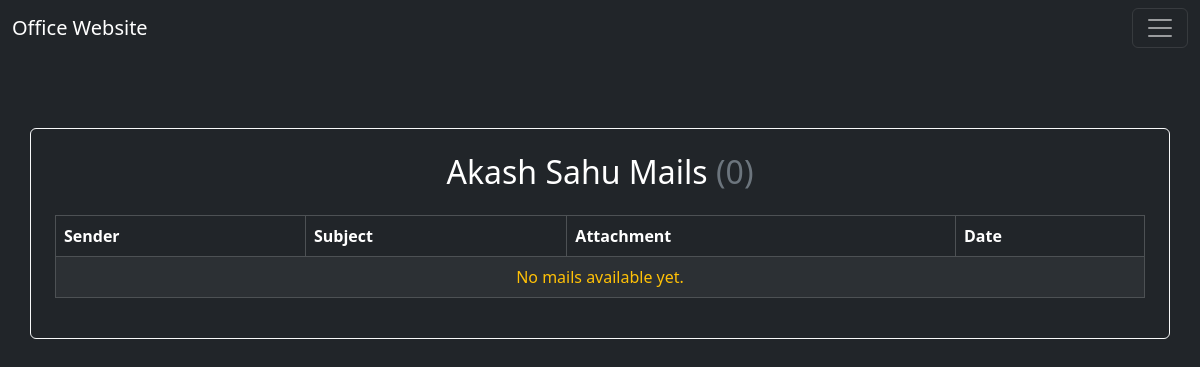
The page /mail/ (signed in) on the database as committed earlier.
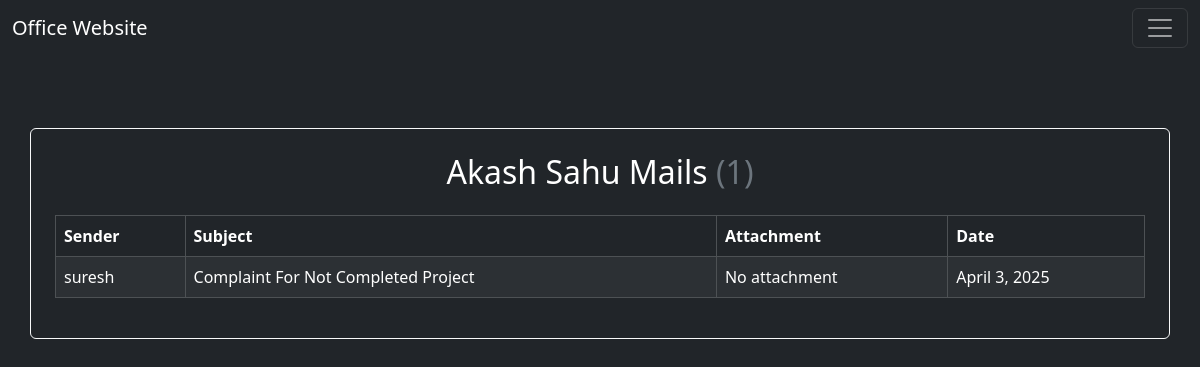
The same page on the database as committed later.
### home/models.py (models this page shows, shortened)
class Mail(models.Model):
    names = models.ForeignKey(User, on_delete=models.CASCADE)
    user_name = models.CharField(max_length=500)
    subject = models.CharField(max_length=1000)
    text = models.CharField(max_length=5000)
    files = models.FileField(upload_to='pdf/', blank=True, null=True)
    text_time = models.DateField(default=timezone.now)

### home/views.py (the view)
# urls.py: path('mail/', views.mailPageFunction, name='mail'),
def mailPageFunction(request):
    user_data = User.objects.get(username = request.user.username)
    mails = Mail.objects.filter(names = request.user.id)
    count_mail = mails.count()
    first = user_data.first_name + ' ' + user_data.last_name
    context = {
        'check' : 1,
        'u_name' : first,
        'mail' : mails,
        'ct_mail' : count_mail,
    }
    return render(request, 'mail.html', context)

### templates/mail.html
{% extends 'base.html' %}
{% block body %}
<div class="container mt-5 border border-light rounded p-4 bg-dark text-white" style="position: relative; top: 10vh;">
    <h2 class="text-center mb-4">{{ u_name }} Mails <span class="text-secondary">({{ ct_mail }})</span></h2>
    <table class="table table-bordered table-striped table-dark">
        <thead class="thead-light">
            <tr>
                {% if check == 1 %}
                    <th>Sender</th>
                {% elif check == 2 %}
                    <th>Reciver</th>
                {% endif %}
                <th>Subject</th>
                <th>Attachment</th>
                <th>Date</th>
            </tr>
        </thead>
        <tbody>
            {% if mail %}
                {% for i in mail %}
                    <tr>
                        {% if check == 1 %}
                            <td>{{ i.user_name }}</td>
                        {% elif check == 2 %}
                            <td>{{ i.names }}</td>
                        {% endif %}
                        <td>{{ i.subject }}</td>
                        <td>
                            {% if i.files %}
                                <a href="/media/{{ i.files }}" target="_blank" class="text-warning text-decoration-none ">Download PDF</a>
                            {% else %}
                                No attachment
                            {% endif %}
                        </td>
                        <td>{{ i.text_time }}</td>
                    </tr>
                {% endfor %}
            {% else %}
                <tr>
                    <td colspan="4" class="text-center text-warning">No mails available yet.</td>
                </tr>
            {% endif %}
        </tbody>
    </table>
</div>
{% endblock %}

Rows that differ between the two databases and show on the page:
added Mail: user_name "suresh", subject "Complaint For Not Completed Project", files "No attachment", text_time "April 3, 2025"
Other text that changed with them:
{{ ct_mail }}: "0" → "1"
text no longer shown: "No mails available yet."
